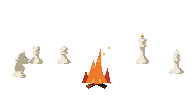
#> input picture art/campaign/rest/Party_0.png, 195 x 100 px, found by its file name
$ python build_rest_art.py
#> lines starting #> are read from the running program, lines starting #| are printed output that depends on the picture
# Outlines, firelights and packs (flame pass on top) the build_rest_camp.py renders in art/campaign/rest into one sheet.
# Run from the repo root: python art/tools/build_rest_art.py
# Also halves the background (art/campaign/RestCamp.png) to RestCampBackground.png so Roblox doesn't shrink it.
# Upload RestCampBackground.png and RestCampFire.png and put the ids in CampaignArt.luau.
import os, sys
from PIL import Image

ROOT = sys.argv[1] if len(sys.argv) > 1 else "."
FRAMES_DIR = os.path.join(ROOT, "art", "campaign", "rest")
OUT = os.path.join(ROOT, "art", "campaign", "RestCampFire.png")

VERSIONS = ["Party", "Knight"]
FRAMES = 12
COLUMNS = 4
OUTLINE = (0x1E, 0x18, 0x20, 255)
# Night scene lit by the fire: everything that isn't flame is warmed and dimmed a little
FIRELIGHT = (1.0, 0.82, 0.66)
# The Fallen Knight's aura is see-through so the camp shows through it
AURA_ALPHA = 150


# Aura teal is green-heavy; the knight's own steel is always bluer than it is green
def is_aura(r, g, b):
    return g > r + 30 and g >= b - 6


def fade_aura(image):
    px = image.load()
    for y in range(image.height):
        for x in range(image.width):
            r, g, b, a = px[x, y]
            if a and is_aura(r, g, b):
                px[x, y] = (r, g, b, AURA_ALPHA)
    return image


# Flames glow on their own and the Fallen Knight's cool teal stays cold, so neither gets the warm light
def is_unlit(r, g, b):
    return (r > 200 and b < 140 and r - b > 90) or b > r


def light(image):
    px = image.load()
    for y in range(image.height):
        for x in range(image.width):
            r, g, b, a = px[x, y]
            if a == 0 or is_unlit(r, g, b): continue
            px[x, y] = (round(r * FIRELIGHT[0]), round(g * FIRELIGHT[1]), round(b * FIRELIGHT[2]), a)
    return image


def outline(image):
    w, h = image.size
    px = image.load()
    solid = [[px[x, y][3] >= 128 for x in range(w)] for y in range(h)]
    out = Image.new("RGBA", (w, h), (0, 0, 0, 0))
    op = out.load()
    for y in range(h):
        for x in range(w):
            if solid[y][x]:
                op[x, y] = px[x, y][:3] + (255,)
            elif px[x, y][3]:
                op[x, y] = px[x, y]
    for y in range(h):
        for x in range(w):
            if solid[y][x]: continue
            for nx, ny in ((x + 1, y), (x - 1, y), (x, y + 1), (x, y - 1)):
                if 0 <= nx < w and 0 <= ny < h and solid[ny][nx]:
                    op[x, y] = OUTLINE
                    break
    return out


first = Image.open(os.path.join(FRAMES_DIR, "Party_0.png"))
#> first is the input picture: PIL image 195x100 RGBA; mean R, G, B, A 15.6, 12.4, 9.8, 18.8
fw, fh = first.size
#> fw = 195; fh = 100
rows_per_version = (FRAMES + COLUMNS - 1) // COLUMNS
sheet = Image.new("RGBA", (fw * COLUMNS, fh * rows_per_version * len(VERSIONS)), (0, 0, 0, 0))
#> sheet: PIL image 780x600 RGBA; every value is 0

for v, version in enumerate(VERSIONS):
    for i in range(FRAMES):
        frame = outline(fade_aura(light(Image.open(os.path.join(FRAMES_DIR, f"{version}_{i}.png")).convert("RGBA"))))
#> in outline, `w, h = image.size`: w = 195; h = 100
#> in outline, `solid = [[px[x, y][3] >= 128 for x in range(w)] for y in range(h)]`: solid = 100 items
#> in outline, `out = Image.new("RGBA", (w, h), (0, 0, 0, 0))`: out: PIL image 195x100 RGBA; every value is 0
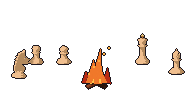
#> frame: PIL image 195x100 RGBA; mean R, G, B, A 16.2, 11.1, 7.5, 25.3; transparent parts drawn white
        # The aura pass (rendered without the knight) goes behind him at AURA_ALPHA so no aura pixel is ever solid
        aura_path = os.path.join(FRAMES_DIR, f"{version}Aura_{i}.png")
        if os.path.exists(aura_path):
            aura = Image.open(aura_path).convert("RGBA")
            aura.putalpha(aura.getchannel("A").point(lambda a: AURA_ALPHA if a >= 128 else 0))
            aura.alpha_composite(frame)
            frame = aura
        # The flame pass goes on top as is, with hard edges and no outline, like the main menu's fire
#> (the run stopped early here; a loop or call above may not have finished)
